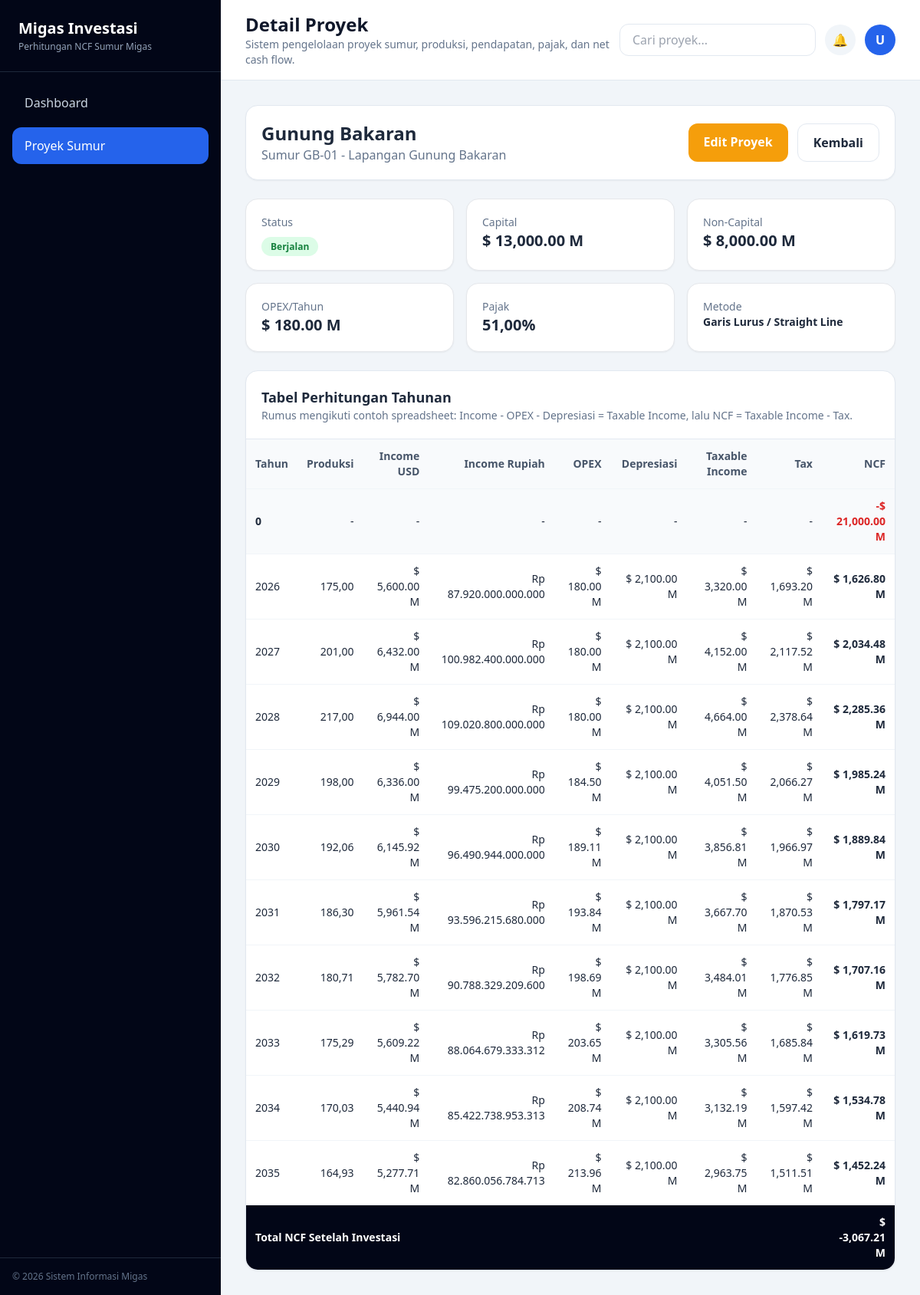
/detail-proyek.php?id=1, run on the app's committed database.
### tables this page shows
CREATE TABLE proyek_sumur (
    id INT AUTO_INCREMENT PRIMARY KEY,
    nama_proyek VARCHAR(150) NOT NULL,
    nama_sumur VARCHAR(150) NOT NULL,
    lokasi_lapangan VARCHAR(150) NOT NULL,
    status_proyek ENUM('Direncanakan','Berjalan','Selesai') DEFAULT 'Direncanakan',
    jenis_produksi ENUM('Minyak','Gas','Minyak dan Gas') DEFAULT 'Minyak',
    cadangan_mbbl DECIMAL(14,2) DEFAULT 0,
    tahun_awal INT NOT NULL,
    jangka_waktu INT NOT NULL,
    harga_minyak_usd DECIMAL(14,2) DEFAULT 0,
    persentase_pajak DECIMAL(6,2) DEFAULT 0,
    metode_depresiasi VARCHAR(100) DEFAULT 'Garis Lurus / Straight Line',
    decline_produksi DECIMAL(6,2) DEFAULT 0,
    keterangan TEXT,
    produksi_tahun1 DECIMAL(14,2) DEFAULT 0,
    produksi_tahun2 DECIMAL(14,2) DEFAULT 0,
    produksi_tahun3 DECIMAL(14,2) DEFAULT 0,
    produksi_tahun4 DECIMAL(14,2) DEFAULT 0,
    opex_tahun DECIMAL(14,2) DEFAULT 0,
    kenaikan_opex DECIMAL(6,2) DEFAULT 0,
    capital DECIMAL(14,2) DEFAULT 0,
    non_capital DECIMAL(14,2) DEFAULT 0,
    nilai_depresiasi DECIMAL(14,2) DEFAULT 0,
    pajak_penghasilan DECIMAL(6,2) DEFAULT 0,
    created_at TIMESTAMP DEFAULT CURRENT_TIMESTAMP,
    updated_at TIMESTAMP DEFAULT CURRENT_TIMESTAMP ON UPDATE CURRENT_TIMESTAMP
);

### includes/perhitungan.php (called while the page is built, shortened)
<?php
function hitung_ncf(array $project): array {
    $jangkaWaktu = max((int)($project['jangka_waktu'] ?? 10), 1);
    $harga = (float)($project['harga_minyak_usd'] ?? 0);
    $capital = (float)($project['capital'] ?? 0);
    $nonCapital = (float)($project['non_capital'] ?? 0);
    $totalInvestasi = $capital + $nonCapital;
    $taxRate = (float)($project['pajak_penghasilan'] ?? 0);
    $opexAwal = (float)($project['opex_tahun'] ?? 0);
    $kenaikanOpex = (float)($project['kenaikan_opex'] ?? 0);
    $decline = (float)($project['decline_produksi'] ?? 0);
    $depresiasi = (float)($project['nilai_depresiasi'] ?? 0);
    if ($depresiasi <= 0) $depresiasi = $totalInvestasi / $jangkaWaktu;
    $produksiAwal = [
        1 => (float)($project['produksi_tahun1'] ?? 0),
        2 => (float)($project['produksi_tahun2'] ?? 0),
        3 => (float)($project['produksi_tahun3'] ?? 0),
        4 => (float)($project['produksi_tahun4'] ?? 0),
    ];
    $rows = [];
    $totalProduksi = 0;
    $totalIncome = 0;
    $totalOpex = 0;
    $totalTax = 0;
    $totalNcfOperasi = 0;
    $produksiSebelumnya = 0;
    $opexSebelumnya = $opexAwal;
    for ($tahunKe = 1; $tahunKe <= $jangkaWaktu; $tahunKe++) {
        if ($tahunKe <= 4) {
            $produksi = $produksiAwal[$tahunKe] ?? 0;
        } else {
            $produksi = $produksiSebelumnya * (1 - ($decline / 100));
        }
        $produksiSebelumnya = $produksi;
        if ($tahunKe <= 3) {
            $opex = $opexAwal;
        } else {
            $opex = $opexSebelumnya * (1 + ($kenaikanOpex / 100));
        }
        $opexSebelumnya = $opex;
        $income = $produksi * $harga;
        $taxableIncome = $income - $opex - $depresiasi;
        $tax = max($taxableIncome, 0) * ($taxRate / 100);
        $ncf = $taxableIncome - $tax;
        $rows[] = [
            'tahun_ke' => $tahunKe,
            'tahun' => ((int)$project['tahun_awal'] + $tahunKe - 1),
            'produksi' => $produksi,
            'income' => $income,
            'capital' => 0,
            'non_capital' => 0,
            'opex' => $opex,
            'depresiasi' => $depresiasi,
            'taxable_income' => $taxableIncome,
            'tax' => $tax,
            'ncf' => $ncf,
        ];
        $totalProduksi += $produksi;
        $totalIncome += $income;
        $totalOpex += $opex;
        $totalTax += $tax;
        $totalNcfOperasi += $ncf;
    }
    $totalNcfSetelahInvestasi = $totalNcfOperasi - $totalInvestasi;
    $sisaCadangan = max(((float)($project['cadangan_mbbl'] ?? 0)) - $totalProduksi, 0);
    return [
        'rows' => $rows,
        'summary' => [
            'total_produksi' => $totalProduksi,
            'total_income' => $totalIncome,
            'total_opex' => $totalOpex,
            'total_tax' => $totalTax,
            'total_investasi' => $totalInvestasi,
            'total_ncf_operasi' => $totalNcfOperasi,
            'total_ncf_setelah_investasi' => $totalNcfSetelahInvestasi,
            'sisa_cadangan' => $sisaCadangan,
            'depresiasi' => $depresiasi,
            'status_kelayakan' => $totalNcfSetelahInvestasi >= 0 ? 'Berpotensi Menguntungkan' : 'Perlu Dikaji Kembali',
        ]
    ];
}
?>

### detail-proyek.php (the view, shortened to what this page needs)
<?php
require_once __DIR__ . '/config/database.php';
require_once __DIR__ . '/includes/functions.php';
require_once __DIR__ . '/includes/perhitungan.php';
$id = (int)($_GET['id'] ?? 0);
$stmt = $pdo->prepare('SELECT * FROM proyek_sumur WHERE id = ?');
$stmt->execute([$id]);
$project = $stmt->fetch();
$hasil = hitung_ncf($project);
$rows = $hasil['rows'];
$summary = $hasil['summary'];
$kurs = get_usd_to_idr_rate();
include __DIR__ . '/includes/header.php';
?>
<div class="space-y-6">
    <div class="bg-white rounded-2xl p-5 shadow-sm border border-slate-200 flex flex-col lg:flex-row lg:items-center lg:justify-between gap-4">
        <div>
            <h2 class="text-2xl font-bold"><?= e($project['nama_proyek']) ?></h2>
            <p class="text-slate-500">Sumur <?= e($project['nama_sumur']) ?> - <?= e($project['lokasi_lapangan']) ?></p>
        </div>
        <div class="flex gap-3">
            <a href="edit-proyek.php?id=<?= e($project['id']) ?>" class="bg-amber-500 text-white px-5 py-3 rounded-xl font-semibold">Edit Proyek</a>
            <a href="proyek.php" class="bg-white border border-slate-200 px-5 py-3 rounded-xl font-semibold">Kembali</a>
        </div>
    </div>
    <div class="grid grid-cols-1 md:grid-cols-3 xl:grid-cols-6 gap-4">
        <div class="bg-white p-5 rounded-2xl border shadow-sm"><div class="text-sm text-slate-500">Status</div><div class="mt-2"><?= status_badge($project['status_proyek']) ?></div></div>
        <div class="bg-white p-5 rounded-2xl border shadow-sm"><div class="text-sm text-slate-500">Capital</div><div class="text-xl font-bold"><?= format_usd_m($project['capital']) ?></div></div>
        <div class="bg-white p-5 rounded-2xl border shadow-sm"><div class="text-sm text-slate-500">Non-Capital</div><div class="text-xl font-bold"><?= format_usd_m($project['non_capital']) ?></div></div>
        <div class="bg-white p-5 rounded-2xl border shadow-sm"><div class="text-sm text-slate-500">OPEX/Tahun</div><div class="text-xl font-bold"><?= format_usd_m($project['opex_tahun']) ?></div></div>
        <div class="bg-white p-5 rounded-2xl border shadow-sm"><div class="text-sm text-slate-500">Pajak</div><div class="text-xl font-bold"><?= format_number($project['pajak_penghasilan']) ?>%</div></div>
        <div class="bg-white p-5 rounded-2xl border shadow-sm"><div class="text-sm text-slate-500">Metode</div><div class="text-sm font-bold"><?= e($project['metode_depresiasi']) ?></div></div>
    </div>
    <div class="bg-white rounded-2xl shadow-sm border border-slate-200 overflow-hidden">
        <div class="p-5 border-b border-slate-200">
            <h3 class="font-bold text-lg">Tabel Perhitungan Tahunan</h3>
            <p class="text-sm text-slate-500">Rumus mengikuti contoh spreadsheet: Income - OPEX - Depresiasi = Taxable Income, lalu NCF = Taxable Income - Tax.</p>
        </div>
        <div class="overflow-x-auto">
            <table class="w-full text-sm">
                <thead class="bg-slate-50 text-slate-600 sticky top-0">
                    <tr>
                        <th class="p-3 text-left">Tahun</th><th class="p-3 text-right">Produksi</th><th class="p-3 text-right">Income USD</th><th class="p-3 text-right">Income Rupiah</th><th class="p-3 text-right">OPEX</th><th class="p-3 text-right">Depresiasi</th><th class="p-3 text-right">Taxable Income</th><th class="p-3 text-right">Tax</th><th class="p-3 text-right">NCF</th>
                    </tr>
                </thead>
                <tbody>
                    <tr class="bg-slate-50 border-t border-slate-100">
                        <td class="p-3 font-semibold">0</td><td class="p-3 text-right">-</td><td class="p-3 text-right">-</td><td class="p-3 text-right">-</td><td class="p-3 text-right">-</td><td class="p-3 text-right">-</td><td class="p-3 text-right">-</td><td class="p-3 text-right">-</td><td class="p-3 text-right font-bold text-red-600">-<?= format_usd_m($summary['total_investasi']) ?></td>
                    </tr>
                    <?php foreach ($rows as $r): ?>
                    <tr class="border-t border-slate-100 hover:bg-slate-50">
                        <td class="p-3"><?= e($r['tahun']) ?></td>
                        <td class="p-3 text-right"><?= format_number($r['produksi']) ?></td>
                        <td class="p-3 text-right"><?= format_usd_m($r['income']) ?></td>
                        <td class="p-3 text-right"><?= format_rupiah($r['income'] * 1000000 * $kurs) ?></td>
                        <td class="p-3 text-right"><?= format_usd_m($r['opex']) ?></td>
                        <td class="p-3 text-right"><?= format_usd_m($r['depresiasi']) ?></td>
                        <td class="p-3 text-right"><?= format_usd_m($r['taxable_income']) ?></td>
                        <td class="p-3 text-right"><?= format_usd_m($r['tax']) ?></td>
                        <td class="p-3 text-right font-semibold"><?= format_usd_m($r['ncf']) ?></td>
                    </tr>
                    <?php endforeach; ?>
                    <tr class="bg-slate-950 text-white">
                        <td class="p-3 font-bold" colspan="8">Total NCF Setelah Investasi</td>
                        <td class="p-3 text-right font-bold"><?= format_usd_m($summary['total_ncf_setelah_investasi']) ?></td>
                    </tr>
                </tbody>
            </table>
        </div>
    </div>
</div>
<?php include __DIR__ . '/includes/footer.php'; ?>

### includes/functions.php (shortened to what this page needs)
<?php
function e($value) {
    return htmlspecialchars((string)$value, ENT_QUOTES, 'UTF-8');
}
function format_number($value, $decimals = 2) {
    return number_format((float)$value, $decimals, ',', '.');
}
function format_usd_m($value) {
    return '$ ' . number_format((float)$value, 2, '.', ',') . ' M';
}
function format_rupiah($value) {
    return 'Rp ' . number_format((float)$value, 0, ',', '.');
}
function status_badge($status) {
    $class = 'bg-slate-100 text-slate-700';
    if ($status === 'Berjalan') $class = 'bg-green-100 text-green-700';
    return '<span class="px-3 py-1 rounded-full text-xs font-semibold '.$class.'">'.e($status).'</span>';
}
function get_usd_to_idr_rate() {
    $fallback = 15700;
    $cacheFile = __DIR__ . '/../assets/js/kurs-cache.json';
    $cacheMaxAge = 3600;
    $url = 'https://open.er-api.com/v6/latest/USD';
    $json = @file_get_contents($url);
    return $fallback;
}
?>

### data on the page
proyek_sumur: nama_proyek "Gunung Bakaran", nama_sumur "GB-01", lokasi_lapangan "Lapangan Gunung Bakaran", status_proyek "Berjalan", capital "$ 13,000.00 M", non_capital "$ 8,000.00 M", opex_tahun "$ 180.00 M", pajak_penghasilan "51,00", metode_depresiasi "Garis Lurus / Straight Line"

### other printed values
$pageTitle "Detail Proyek"
format_usd_m($summary['total_investasi']) "$ 21,000.00 M"
$r['tahun'] "2026"
format_number($r['produksi']) "175,00"
format_usd_m($r['income']) "$ 5,600.00 M"
format_rupiah($r['income'] * 1000000 * $kurs) "Rp 87.920.000.000.000"
format_usd_m($r['opex']) "$ 180.00 M"
format_usd_m($r['depresiasi']) "$ 2,100.00 M"
format_usd_m($r['taxable_income']) "$ 3,320.00 M"
format_usd_m($r['tax']) "$ 1,693.20 M"
format_usd_m($r['ncf']) "$ 1,626.80 M"
$r['tahun'] "2027"
format_number($r['produksi']) "201,00"
format_usd_m($r['income']) "$ 6,432.00 M"
format_rupiah($r['income'] * 1000000 * $kurs) "Rp 100.982.400.000.000"
